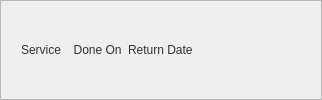
                      <widget class="QFrame" name="serviceTableHeader">
                       <property name="styleSheet">
                        <string notr="true">#serviceTableHeader{
	background-color:rgb(129, 191, 218);
	border-bottom:2px solid rgb(115, 170, 194);
}
QFrame{
	color: rgb(48, 48, 48);
    font: 63 12pt &quot;Montserrat SemiBold&quot;;
}</string>
                       </property>
                       <property name="frameShape">
                        <enum>QFrame::StyledPanel</enum>
                       </property>
                       <property name="frameShadow">
                        <enum>QFrame::Raised</enum>
                       </property>
                       <layout class="QHBoxLayout" name="horizontalLayout_74">
                        <property name="leftMargin">
                         <number>20</number>
                        </property>
                        <property name="rightMargin">
                         <number>20</number>
                        </property>
                        <item>
                         <widget class="QLabel" name="label_157">
                          <property name="sizePolicy">
                           <sizepolicy hsizetype="Preferred" vsizetype="Fixed">
                            <horstretch>0</horstretch>
                            <verstretch>0</verstretch>
                           </sizepolicy>
                          </property>
                          <property name="styleSheet">
                           <string notr="true"/>
                          </property>
                          <property name="text">
                           <string>Service</string>
                          </property>
                         </widget>
                        </item>
                        <item>
                         <widget class="QLabel" name="label_158">
                          <property name="sizePolicy">
                           <sizepolicy hsizetype="Preferred" vsizetype="Fixed">
                            <horstretch>0</horstretch>
                            <verstretch>0</verstretch>
                           </sizepolicy>
                          </property>
                          <property name="styleSheet">
                           <string notr="true"/>
                          </property>
                          <property name="text">
                           <string>  Done On</string>
                          </property>
                         </widget>
                        </item>
                        <item>
                         <widget class="QLabel" name="label_159">
                          <property name="sizePolicy">
                           <sizepolicy hsizetype="Preferred" vsizetype="Fixed">
                            <horstretch>0</horstretch>
                            <verstretch>0</verstretch>
                           </sizepolicy>
                          </property>
                          <property name="text">
                           <string>Return Date</string>
                          </property>
                         </widget>
                        </item>
                        <item>
                         <widget class="QLabel" name="label_160">
                          <property name="sizePolicy">
                           <sizepolicy hsizetype="Fixed" vsizetype="Fixed">
                            <horstretch>0</horstretch>
                            <verstretch>0</verstretch>
                           </sizepolicy>
                          </property>
                          <property name="styleSheet">
                           <string notr="true">color:rgba(63, 63, 63, 0);</string>
                          </property>
                          <property name="text">
                           <string>Open Notes</string>
                          </property>
                         </widget>
                        </item>
                        <item>
                         <widget class="QPushButton" name="printBtn">
                          <property name="sizePolicy">
                           <sizepolicy hsizetype="Fixed" vsizetype="Fixed">
                            <horstretch>0</horstretch>
                            <verstretch>0</verstretch>
                           </sizepolicy>
                          </property>
                          <property name="styleSheet">
                           <string notr="true">border:none;
background:none;</string>
                          </property>
                          <property name="text">
                           <string/>
                          </property>
                          <property name="icon">
                           <iconset resource="../resource.qrc">
                            <normaloff>:/Icons/Icons/printIcon.png</normaloff>:/Icons/Icons/printIcon.png</iconset>
                          </property>
                          <property name="iconSize">
                           <size>
                            <width>20</width>
                            <height>20</height>
                           </size>
                          </property>
                         </widget>
                        </item>
                       </layout>
                      </widget>
